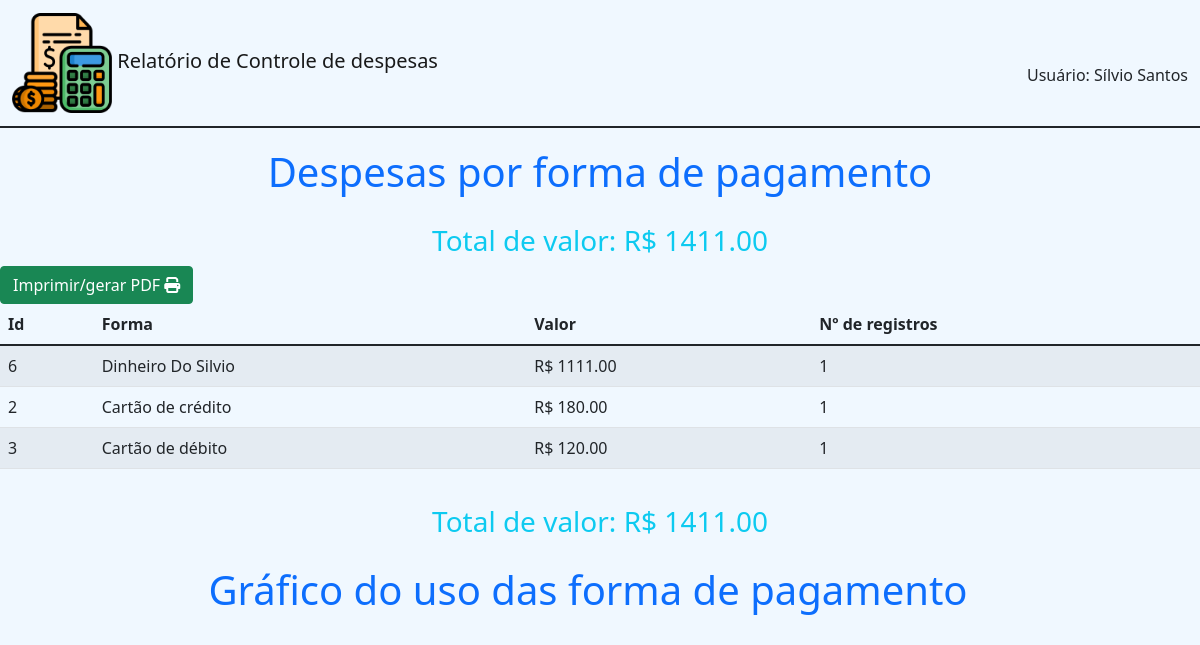
The page /relatorios/despesas_por_fpag_print/ (signed in) on the database its author committed.
### cadastros/models.py (models this page shows, shortened)
class FormaPagamento(models.Model):
    forma = models.CharField(max_length=30)
    padrao = models.BooleanField(default=False)
    usuario = models.ForeignKey(User, on_delete=models.CASCADE, blank=True, null=True)
    ativo = models.BooleanField(default=True)
    class Meta:
        verbose_name = 'Forma de pagamento'
        verbose_name_plural = 'Formas de Pagamento'

### relatorios/views.py (the view)
# urls.py: path('despesas_por_fpag_print/', views.despesas_por_fpag_print, name='despesas_por_fpag_print'),
@login_required(login_url='login')
def despesas_por_fpag_print(request):
    user = request.user
    despesas = Despesa.objects.all().filter(
        usuario=user
    ).values('fpag__forma', 'fpag').annotate(total=Sum('valor'), count=Count('fpag')).order_by('-total')
    if len(despesas) == 0:
        messages.add_message(request, messages.WARNING, 'Não existem registros para esse usuário')
        return redirect('home')
    total = despesas.aggregate(Sum('total'))
    total = f"{total['total__sum']:.2f}"
    for d in despesas:
        d['tot'] = round(d['total'])
        d['total'] = f'{d["total"]:.2f}'
    des = Despesa.objects.all().filter(
        usuario=user
    ).values('fpag__forma', 'fpag').annotate(total=Sum('valor'), count=Count('fpag')).order_by('-total')
    for d in des:
        d['tot'] = round(d['total'])
    return render(request, 'print/despesas_por_fpag.html', {'despesas':despesas, 'des':des, 'total':total})

### relatorios/templates/print/despesas_por_fpag.html (shortened to what this page needs)
{% extends 'base_print.html'%}
{% block 'conteudo'%}
<h1 style="padding-top: 20px;" class="text-center text-primary">Despesas por forma de pagamento</h1>
<h3 style="padding-top: 20px;" class="text-center text-info">Total de valor: R$ {{total}}</h3>
<button class="btn btn-success no_print" onclick="window.print()">Imprimir/gerar PDF <i class="fa-solid fa-print"></i></button>
<div class="row">
  <div class="col-12">
    <table class="table table-striped table-hover">
      <thead>
        <tr>
          <th scope="col">Id</th>
          <th scope="col">Forma</th>
          <th scope="col">Valor</th>
          <th scope="col">Nº de registros</th>
        </tr>
      </thead>
      <tbody>
        {% for c in despesas%}
        <tr>
            <td>{{c.fpag}}</td>
            <td>{{c.fpag__forma}}</td>
            <td>R$ {{c.total}}</td>
            <td>{{c.count}}</td>
        </tr>
        {%endfor%}
      </tbody>
    </table>
</div>
<h3 style="padding-top: 20px;" class="text-center text-info">Total de valor: R$ {{total}}</h3>
    <div class="row">
      <h1 style="padding-top: 20px;" class="text-center text-primary">Gráfico do uso das forma de pagamento</h1>
      <div class="col-12">
        <div id="piechart_3d_print" style="width: 100%; height: 800px;"></div>
      </div>
    </div>
</div>
{% endblock %}

### templates/base_print.html (shortened to what this page needs)
{% load static %}
<!DOCTYPE html>
<html lang="pt-br">
<head>
    <link href="https://cdn.jsdelivr.net/npm/bootstrap@5.1.3/dist/css/bootstrap.min.css" rel="stylesheet">
    <link rel="stylesheet" href="{% static 'css/estilo.css'%}">
    <link rel="stylesheet" href="{% static 'css/print.css'%}">
</head>
<body>
    <nav class="navbar navbar-light" style="border-bottom: 2px solid;">
        <div class="container-fluid">
          <a class="navbar-brand" href="">
            <img src="{% static 'img/icone_despesas.png'%}" width="100" height="100" class="d-inline-block align-text-middle">
            <span class="fs-sm-6 fs-md-1">Relatório de Controle de despesas</span>
          </a>
          {% if user.first_name != ''%}
          <span class="mt-4">Usuário: {{user.first_name}} {{user.last_name}}</span>
          {% else %}
          <span class="mt-4">Usuário: {{user}}</span>
          {% endif %}
        </div>
    </nav>
      <div>
       {% block 'conteudo'%}
       {% endblock %}
      </div>
</body>
</html>

### templates/static/css/estilo.css (style rules this page uses)
* { margin: 0; padding: 0; }
body { background-color: aliceblue; }

### rows shown on the page
FormaPagamento: fpag "6", fpag__forma "Dinheiro Do Silvio", total "1111.00", count "1"
FormaPagamento: fpag "2", fpag__forma "Cartão de crédito", total "180.00", count "1"
FormaPagamento: fpag "3", fpag__forma "Cartão de débito", total "120.00", count "1"

### other values the page prints
{{ user.first_name }} "Sílvio"
{{ user.last_name }} "Santos"
{{ total }} "1411.00"
